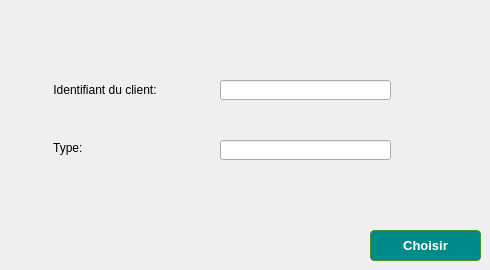
      <widget class="QWidget" name="tab_2">
       <attribute name="title">
        <string>Choisir le client</string>
       </attribute>
       <widget class="QLineEdit" name="lineEdit_email_2">
        <property name="geometry">
         <rect>
          <x>220</x>
          <y>80</y>
          <width>171</width>
          <height>20</height>
         </rect>
        </property>
        <property name="styleSheet">
         <string notr="true">QLineEdit#usernameEdit { background-color: blue }</string>
        </property>
       </widget>
       <widget class="QLineEdit" name="lineEdit_email_3">
        <property name="geometry">
         <rect>
          <x>220</x>
          <y>140</y>
          <width>171</width>
          <height>20</height>
         </rect>
        </property>
        <property name="styleSheet">
         <string notr="true">QLineEdit#usernameEdit { background-color: blue }</string>
        </property>
       </widget>
       <widget class="QLabel" name="label_4">
        <property name="geometry">
         <rect>
          <x>50</x>
          <y>80</y>
          <width>151</width>
          <height>20</height>
         </rect>
        </property>
        <property name="text">
         <string> Identifiant du client:</string>
        </property>
       </widget>
       <widget class="QLabel" name="label_6">
        <property name="geometry">
         <rect>
          <x>50</x>
          <y>140</y>
          <width>56</width>
          <height>16</height>
         </rect>
        </property>
        <property name="text">
         <string> Type:</string>
        </property>
       </widget>
       <widget class="QPushButton" name="pushButton_choisir">
        <property name="geometry">
         <rect>
          <x>370</x>
          <y>230</y>
          <width>111</width>
          <height>31</height>
         </rect>
        </property>
        <property name="styleSheet">
         <string notr="true">#pushButton_choisir  {
-moz-box-shadow: 0px 10px 14px -7px #3e7327;
	-webkit-box-shadow: 0px 10px 14px -7px #3e7327;
	box-shadow: 0px 10px 14px -7px #3e7327;
	background:-webkit-gradient(linear, left top, left bottom, color-stop(0.05, #77b55a), color-stop(1, #72b352));
	background:-moz-linear-gradient(top, #77b55a 5%, #72b352 100%);
	background:-webkit-linear-gradient(top, #77b55a 5%, #72b352 100%);
	background:-o-linear-gradient(top, #77b55a 5%, #72b352 100%);
	background:-ms-linear-gradient(top, #77b55a 5%, #72b352 100%);
	background:linear-gradient(to bottom, #77b55a 5%, #72b352 100%);
	
	background-color: darkCyan ;
	-moz-border-radius:4px;
	-webkit-border-radius:4px;
	border-radius:4px;
	border:1px solid #4b8f29;
	display:inline-block;
	cursor:pointer;
	color:#ffffff;
	font-family:Arial;
	font-size:13px;
	font-weight:bold;
	padding:6px 12px;
	text-decoration:none;
	text-shadow:0px 1px 0px #5b8a3c;
}
#pushButton_choisir:hover {
background:-webkit-gradient(linear, left top, left bottom, color-stop(0.05, #72b352), color-stop(1, #77b55a));
	background:-moz-linear-gradient(top, #72b352 5%, #77b55a 100%);
	background:-webkit-linear-gradient(top, #72b352 5%, #77b55a 100%);
	background:-o-linear-gradient(top, #72b352 5%, #77b55a 100%);
	background:-ms-linear-gradient(top, #72b352 5%, #77b55a 100%);
	background:linear-gradient(to bottom, #72b352 5%, #77b55a 100%);
	
	background-color:blue;
}</string>
        </property>
        <property name="text">
         <string>Choisir</string>
        </property>
       </widget>
      </widget>
